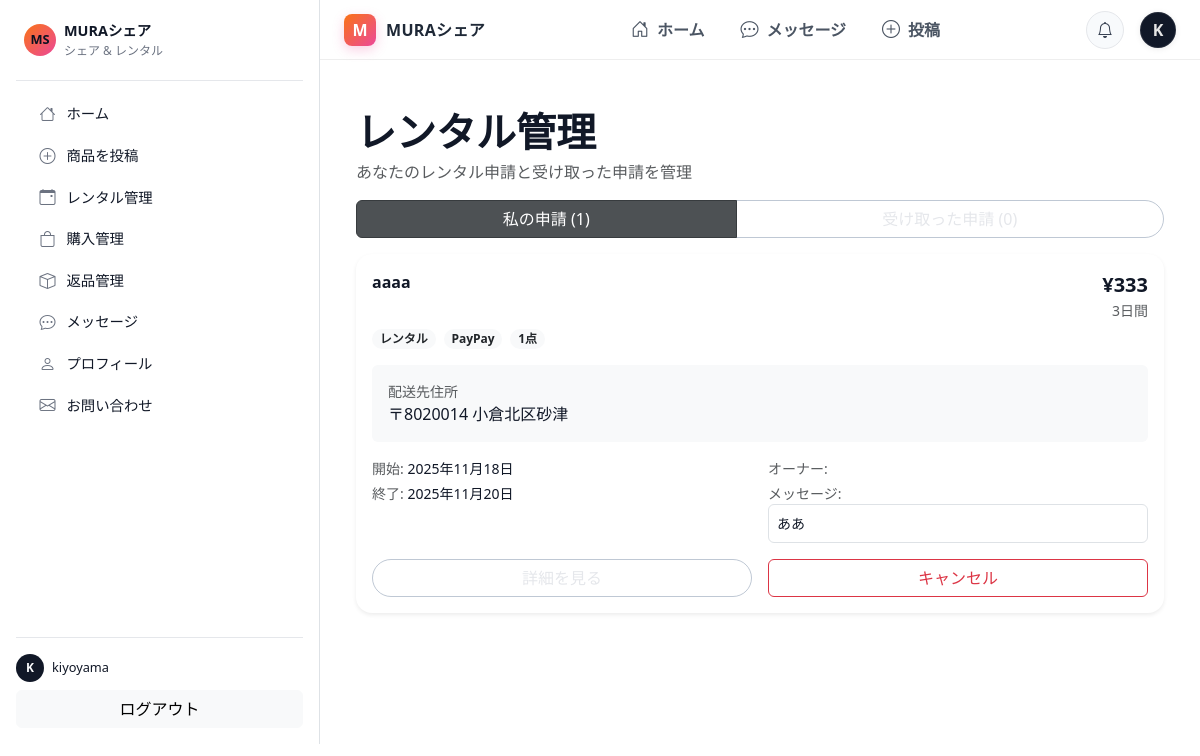
Screenshot of /rentals/my/ (signed in) with the database file from the repository.
### marketplace/models.py (models this page shows, shortened)
class RentalApplication(models.Model):
    class OrderType(models.TextChoices):
        RENTAL = 'rental', 'レンタル'
        PURCHASE = 'purchase', '購入'
    class Status(models.TextChoices):
        PENDING         = 'pending',        '申請中'
        APPROVED        = 'approved',       '承認済み'      # ← 表示名はお好みで
        SHIPPED         = 'shipped',        '発送済み'      # ← 追加
        RECEIVED        = 'received',       '受取完了'      # ← 将来用（借り手確認）
        RETURN_SHIPPED  = 'return_shipped', '返却発送済み'  # ← 将来用（借り手返送）
        COMPLETED       = 'completed',      '完了'          # ← 将来用（出品者確認）
        REJECTED        = 'rejected',       '却下'
        CANCELLED       = 'cancelled',      'キャンセル'
    product = models.ForeignKey('marketplace.Product',
                                on_delete=models.CASCADE,
                                related_name='applications')
    owner   = models.ForeignKey(settings.AUTH_USER_MODEL,
                                on_delete=models.CASCADE,
                                related_name='received_applications')
    renter  = models.ForeignKey(settings.AUTH_USER_MODEL,
                                on_delete=models.CASCADE,
                                related_name='sent_applications')
    order_type = models.CharField(max_length=10, choices=OrderType.choices)
    quantity   = models.PositiveIntegerField(default=1)
    start_date = models.DateField(blank=True, null=True)
    end_date   = models.DateField(blank=True, null=True)
    postal_code = models.CharField(max_length=20, blank=True)
    address     = models.CharField(max_length=255, blank=True)
    PAYMENT_CHOICES = [
        ('card',        'クレジットカード'),
        ('convenience', 'コンビニ'),
        ('paypay',      'PayPay'),
        ('bank',        '銀行振込'),
    ]
    payment_method = models.CharField(max_length=20, choices=PAYMENT_CHOICES)
    message        = models.TextField(blank=True)
    tracking_number = models.CharField(max_length=50, blank=True, default="")
    status     = models.CharField(max_length=20, choices=Status.choices, default=Status.PENDING)
    created_at = models.DateTimeField(auto_now_add=True)
    class Meta:
        ordering = ['-created_at']

class Product(models.Model):
    class Status(models.IntegerChoices):
        DRAFT    = 0, "下書き"
        LISTED   = 1, "出品中"
        RENTED   = 2, "貸出中"
        SOLD     = 3, "販売済"
        ARCHIVED = 9, "アーカイブ"
    class Availability(models.TextChoices):
        RENTAL_ONLY   = "レンタルのみ", "レンタルのみ"
        SALE_ONLY     = "販売のみ", "販売のみ"
        BOTH          = "レンタル・販売両方", "レンタル・販売両方"
    owner = models.ForeignKey(User, on_delete=models.CASCADE, related_name="products")
    title = models.CharField(max_length=120)
    description = models.TextField(blank=True)
    category = models.CharField(max_length=60)
    availability_type = models.CharField(
        max_length=20,
        choices=Availability.choices,
        default=Availability.BOTH,
    )
    price_per_day = models.PositiveIntegerField(null=True, blank=True)  # レンタル1日あたり
    price_buy = models.PositiveIntegerField(null=True, blank=True)      # 販売価格
    min_rental_days = models.PositiveIntegerField(default=1)
    max_rental_days = models.PositiveIntegerField(default=30)
    stock_quantity = models.PositiveIntegerField(default=1)
    available_quantity = models.PositiveIntegerField(default=1)
    condition = models.CharField(max_length=30, blank=True)
    owner_notes = models.TextField(blank=True)
    status = models.IntegerField(choices=Status.choices, default=Status.LISTED)
    created_at = models.DateTimeField(auto_now_add=True)

### frontend/views.py (the view)
# urls.py: path("rentals/my/", views.my_applications, name="my_applications"),
@login_required
def my_applications(request):
    apps = (RentalApplication.objects
            .filter(renter=request.user)
            .select_related("product", "owner")
            .order_by("-created_at"))
    STATUS_LABELS = {
        "PENDING": "申請中",
        "APPROVED": "承認済み",
        "SHIPPED": "発送済み",
        "RECEIVED": "受取済み",
        "RENTING": "レンタル中",
        "RETURN_SHIPPED": "返却発送済み",
        "COMPLETED": "完了",
        "REJECTED": "却下",
        "CANCELLED": "キャンセル",
    }
    BADGE_CLASS = {
        "PENDING": "secondary",
        "APPROVED": "primary",
        "SHIPPED": "info",
        "RECEIVED": "success",
        "RENTING": "success",
        "RETURN_SHIPPED": "dark",
        "COMPLETED": "secondary",
        "REJECTED": "danger",
        "CANCELLED": "dark",
    }
    for a in apps:
        a.calc_days = None
        a.calc_price = None
        qty = (getattr(a, "quantity", 1) or 1)
        try:
            if a.order_type == RentalApplication.OrderType.RENTAL and a.start_date and a.end_date:
                a.calc_days = (a.end_date - a.start_date).days + 1
                daily = getattr(a.product, "price_per_day", 0) or 0
                a.calc_price = daily * (a.calc_days or 0) * qty
            elif a.order_type == RentalApplication.OrderType.PURCHASE:
                price_buy = getattr(a.product, "price_buy", 0) or 0
                a.calc_price = price_buy * qty
        except Exception:
            pass
        s = str(getattr(a, "status", "")).upper()
        a.status_code = s
        a.status_label = STATUS_LABELS.get(s, s)
        a.badge_class = BADGE_CLASS.get(s, "secondary")
    ctx = {
        "applications": apps,
        "active_tab": "mine",
        "mine_count": apps.count(),
        "received_count": RentalApplication.objects.filter(owner=request.user).count(),
    }
    return render(request, "frontend/rentals/my_applications.html", ctx)

### templates/frontend/rentals/my_applications.html (shortened to what this page needs)
{% extends "base.html" %}
{% load humanize %}
{% block content %}
<div class="container-xxl py-4">
  <h1 class="fw-bold mb-1">レンタル管理</h1>
  <div class="text-muted mb-3">あなたのレンタル申請と受け取った申請を管理</div>
  <div class="btn-group w-100 mb-3" role="group">
    <a class="btn btn-dark active" href="{% url 'frontend:my_applications' %}">
      私の申請 ({{ mine_count|default:0 }})
    </a>
    <a class="btn btn-outline-secondary" href="{% url 'frontend:rental_manage' %}">
      受け取った申請 ({{ received_count|default:0 }})
    </a>
  </div>
  {% if applications %}
    <div class="vstack gap-3">
      {% for a in applications %}
        <div class="card border-0 shadow-sm">
          <div class="card-body">
            <div class="d-flex justify-content-between align-items-start">
              <div class="fw-semibold">{{ a.product.title }}</div>
              <div class="text-end">
                {% if a.calc_price %}<div class="fs-5 fw-bold">¥{{ a.calc_price|intcomma }}</div>{% endif %}
                {% if a.calc_days %}<div class="text-muted small">{{ a.calc_days }}日間</div>{% endif %}
              </div>
            </div>
            <div class="d-flex align-items-center gap-2 mt-2">
              <span class="badge bg-light text-dark">
                {% if a.order_type == 'rental' %}レンタル{% else %}購入{% endif %}
              </span>
              {% if a.payment_method %}<span class="badge bg-light text-dark">{{ a.get_payment_method_display|default:a.payment_method }}</span>{% endif %}
              <span class="badge bg-light text-dark">{{ a.quantity|default:1 }}点</span>
            </div>
            <div class="bg-light rounded-2 p-3 my-3">
              <div class="small text-muted">配送先住所</div>
              <div>〒{{ a.postal_code }} {{ a.address }}</div>
            </div>
            <div class="row g-3">
              <div class="col-md-6 small">
                <div class="mb-1"><span class="text-muted">開始:</span> {% if a.start_date %}{{ a.start_date|date:"Y年n月j日" }}{% else %}-{% endif %}</div>
                <div><span class="text-muted">終了:</span> {% if a.end_date %}{{ a.end_date|date:"Y年n月j日" }}{% else %}-{% endif %}</div>
              </div>
              <div class="col-md-6 small">
                <div class="mb-1"><span class="text-muted">オーナー:</span> {{ a.owner.email }}</div>
                {% if a.message %}
                  <div class="text-muted">メッセージ:</div>
                  <div class="border rounded p-2 bg-white">{{ a.message }}</div>
                {% endif %}
              </div>
            </div>
            <div class="d-flex gap-3 mt-3">
              <a class="btn btn-outline-secondary flex-grow-1"
                 href="{% url 'frontend:product_detail' a.product_id %}">
                詳細を見る
              </a>
              {% with s=a.status|lower %}
                {% if s == 'shipped' %}
                  <form method="post"
      action="{% url 'frontend:rental_app_receive' a.id %}"
      class="m-0 flex-grow-1">
  {% csrf_token %}
  <button class="btn btn-primary w-100">レンタル開始</button>
</form>
                {% else %}
                  <form method="post"
                        action="{% url 'frontend:rental_app_cancel' a.id %}"
                        class="m-0 flex-grow-1">
                    <button class="btn btn-outline-danger w-100"
                      {% if s != 'pending' and s != 'approved' %}disabled{% endif %}>
                      キャンセル
                    </button>
                  </form>
                {% endif %}
              {% endwith %}
            </div>
          </div>
        </div>
      {% endfor %}
    </div>
  {% else %}
    <div class="text-center text-muted py-5">申請はありません。</div>
  {% endif %}
</div>
{% endblock %}

### templates/_partials/sidebar.html (shortened to what this page needs)
<nav class="sidebar-nav d-flex flex-column h-100">
  <div class="d-flex align-items-center mb-3 sidebar-nav-header">
    <div class="sidebar-logo me-2 d-flex align-items-center justify-content-center">
      MS
    </div>
    <div class="flex-grow-1">
      <div class="sidebar-title">MURAシェア</div>
      <div class="sidebar-subtitle">シェア & レンタル</div>
    </div>
  </div>
  <div class="sidebar-divider mb-2"></div>
  <div class="sidebar-group mb-2">
    <a href="{% url 'frontend:products' %}"
       class="sidebar-link {% if request.resolver_match.url_name == 'products' %}is-active{% endif %}">
      <span class="sidebar-icon bi bi-house"></span>
      <span class="sidebar-text">ホーム</span>
    </a>
    <a href="{% url 'frontend:product_new' %}"
       class="sidebar-link {% if request.resolver_match.url_name == 'product_new' %}is-active{% endif %}">
      <span class="sidebar-icon bi bi-plus-circle"></span>
      <span class="sidebar-text">商品を投稿</span>
    </a>
    <a
      href="{% url 'frontend:rental_manage' %}"
      class="sidebar-link {% if request.resolver_match.url_name == 'rentals' %}is-active{% endif %}"
    >
      <span class="sidebar-icon bi bi-calendar-event"></span>
      <span class="sidebar-text">レンタル管理</span>
    </a>
    <a href="{% url 'frontend:purchases' %}"
       class="sidebar-link {% if request.resolver_match.url_name == 'purchases' %}is-active{% endif %}">
      <span class="sidebar-icon bi bi-bag"></span>
      <span class="sidebar-text">購入管理</span>
    </a>
    <a href="{% url 'frontend:returns' %}"
       class="sidebar-link {% if request.resolver_match.url_name == 'returns' %}is-active{% endif %}">
      <span class="sidebar-icon bi bi-box"></span>
      <span class="sidebar-text">返品管理</span>
    </a>
    <a href="{% url 'frontend:messages' %}"
       class="sidebar-link {% if request.resolver_match.url_name == 'messages' %}is-active{% endif %}">
      <span class="sidebar-icon bi bi-chat-dots"></span>
      <span class="sidebar-text">メッセージ</span>
    </a>
    <a href="{% url 'frontend:profile' %}"
       class="sidebar-link {% if request.resolver_match.url_name == 'profile' %}is-active{% endif %}">
      <span class="sidebar-icon bi bi-person"></span>
      <span class="sidebar-text">プロフィール</span>
    </a>
    <a
      href="{% url 'frontend:contact' %}"
      class="sidebar-link {% if request.resolver_match.url_name == 'contact' %}is-active{% endif %}"
    >
      <span class="sidebar-icon bi bi-envelope"></span>
      <span class="sidebar-text">お問い合わせ</span>
    </a>
  </div>
  <div class="mt-auto pt-3 sidebar-footer small">
    {% if request.user.is_authenticated %}
      <div class="d-flex align-items-center mb-2">
        <div class="sidebar-avatar me-2">
          {{ request.user.username|first|upper }}
        </div>
        <div class="flex-grow-1">
          <div class="sidebar-user-name">{{ request.user.username }}</div>
        </div>
      </div>
      <div class="d-grid gap-2">
        <form method="post" action="{% url 'frontend:logout' %}">
          <button type="submit" class="btn btn-light w-100">ログアウト</button>
        </form>
      </div>
    {% else %}
      <div class="text-muted">ログインしていません</div>
    {% endif %}
  </div>
</nav>

### templates/_partials/header.html
<nav class="ms-header bg-white sticky-top">
  <div class="ms-header-inner">
    <a class="ms-brand d-flex align-items-center text-decoration-none"
       href="{% url 'frontend:products' %}">
      <span class="ms-brand-badge">M</span>
      <span class="ms-brand-text">MURAシェア</span>
    </a>
    <ul class="ms-nav list-unstyled d-none d-md-flex align-items-center mb-0">
      <li>
        <a href="{% url 'frontend:products' %}"
           class="ms-nav-link {% if request.resolver_match.url_name == 'products' %}is-active{% endif %}">
          <i class="bi bi-house-door"></i><span>ホーム</span>
        </a>
      </li>
      <li>
        <a href="{% url 'frontend:messages' %}"
           class="ms-nav-link {% if request.resolver_match.url_name == 'messages' %}is-active{% endif %}">
          <i class="bi bi-chat-dots"></i><span>メッセージ</span>
        </a>
      </li>
      <li>
        <a href="{% url 'frontend:product_new' %}"
           class="ms-nav-link {% if request.resolver_match.url_name == 'product_new' %}is-active{% endif %}">
          <i class="bi bi-plus-circle"></i><span>投稿</span>
        </a>
      </li>
    </ul>
    <div class="ms-header-right d-flex align-items-center gap-3">
      <a href="#" class="ms-icon-btn" aria-label="通知">
        <i class="bi bi-bell"></i>
      </a>
      {% if request.user.is_authenticated %}
        <div class="ms-avatar" title="{{ request.user.username }}">
          {{ request.user.username|first|default:"U"|upper }}
        </div>
      {% else %}
        <a class="btn btn-sm btn-outline-secondary" href="{% url 'frontend:login' %}">
          ログイン
        </a>
      {% endif %}
    </div>
  </div>
</nav>

### rows the page displays
RentalApplication: product "aaaa", calc_price "333", calc_days "3", order_type "レンタル", payment_method "PayPay", quantity "1", postal_code "8020014", address "小倉北区砂津", start_date "2025年11月18日", end_date "2025年11月20日", message "ああ"

### other values shown
{{ request.user.username|first|upper }} "K"
{{ request.user.username }} "kiyoyama"
{{ request.user.username|first|default:"U"|upper }} "K"
{{ mine_count|default:0 }} "1"
{{ received_count|default:0 }} "0"
